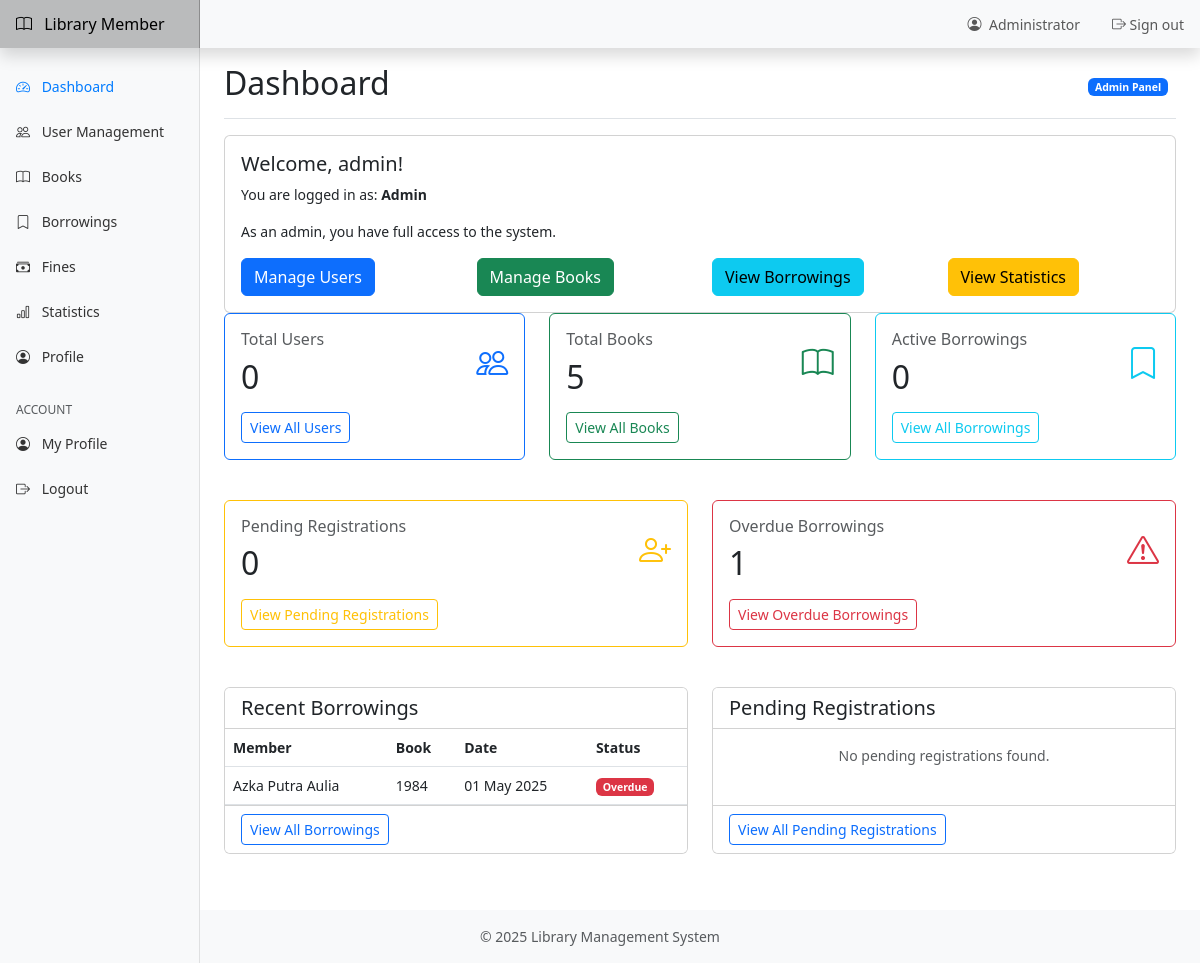
Screenshot of /index.php (signed in) with the database file from the repository.
### tables this page shows
CREATE TABLE `borrowings` (
  `borrowing_id` int(11) NOT NULL,
  `anggota_id` int(11) NOT NULL,
  `book_id` int(11) NOT NULL,
  `borrow_date` date NOT NULL,
  `due_date` date NOT NULL,
  `return_date` date DEFAULT NULL,
  `status` enum('borrowed','returned','overdue','lost') NOT NULL DEFAULT 'borrowed',
  `fine_amount` decimal(10,2) DEFAULT 0.00,
  `notes` text DEFAULT NULL,
  `created_at` timestamp NOT NULL DEFAULT current_timestamp(),
  `updated_at` timestamp NOT NULL DEFAULT current_timestamp() ON UPDATE current_timestamp()
);

CREATE TABLE `anggota` (
  `anggota_id` int(11) NOT NULL,
  `name` varchar(100) NOT NULL,
  `nim` varchar(20) NOT NULL,
  `class` varchar(50) DEFAULT NULL,
  `gender` enum('Male','Female') NOT NULL,
  `date_of_birth` date NOT NULL,
  `place_of_birth` varchar(100) DEFAULT NULL,
  `address` text DEFAULT NULL,
  `phone` varchar(20) DEFAULT NULL,
  `email` varchar(100) DEFAULT NULL,
  `created_at` timestamp NOT NULL DEFAULT current_timestamp(),
  `updated_at` timestamp NOT NULL DEFAULT current_timestamp() ON UPDATE current_timestamp()
);

CREATE TABLE `books` (
  `book_id` int(11) NOT NULL,
  `title` varchar(255) NOT NULL,
  `author` varchar(255) DEFAULT NULL,
  `publisher` varchar(255) DEFAULT NULL,
  `year_published` year(4) DEFAULT NULL,
  `isbn` varchar(20) DEFAULT NULL,
  `category` varchar(100) DEFAULT NULL,
  `description` text DEFAULT NULL,
  `cover` longblob DEFAULT NULL,
  `stock` int(11) NOT NULL DEFAULT 0,
  `available_stock` int(11) NOT NULL DEFAULT 0,
  `location` varchar(100) DEFAULT NULL,
  `created_at` timestamp NOT NULL DEFAULT current_timestamp(),
  `updated_at` timestamp NOT NULL DEFAULT current_timestamp() ON UPDATE current_timestamp()
);

### includes/functions.php (called while the page is built, shortened)
<?php
function formatDate($date) {
    return date('d M Y', strtotime($date));
}
function getDashboardCounts() {
    global $pdo;
    try {
        $counts = [];
        $stmt = $pdo->query("SELECT COUNT(*) as count FROM users WHERE p_role = 'user'");
        $counts['users'] = $stmt->fetch()['count'];
        $stmt = $pdo->query("SELECT COUNT(*) as count FROM books");
        $counts['books'] = $stmt->fetch()['count'];
        $stmt = $pdo->query("SELECT COUNT(*) as count FROM borrowings");
        $counts['borrowings'] = $stmt->fetch()['count'];
        $stmt = $pdo->query("SELECT COUNT(*) as count FROM borrowings WHERE status = 'borrowed'");
        $counts['active_borrowings'] = $stmt->fetch()['count'];
        $stmt = $pdo->query("SELECT COUNT(*) as count FROM borrowings WHERE status = 'overdue'");
        $counts['overdue_borrowings'] = $stmt->fetch()['count'];
        $stmt = $pdo->query("SELECT COUNT(*) as count FROM users WHERE status = 'inactive' AND p_role = 'user'");
        $counts['pending_registrations'] = $stmt->fetch()['count'];
        return $counts;
    } catch (PDOException $e) {
        error_log("Error getting dashboard counts: " . $e->getMessage());
        return [
            'users' => 0,
            'books' => 0,
            'borrowings' => 0,
            'active_borrowings' => 0,
            'overdue_borrowings' => 0,
            'pending_registrations' => 0
        ];
    }
}

### pages/dashboard.php (the view, shortened to what this page needs)
<?php
$p_role = $_SESSION['p_role'] ?? '';
$username = $_SESSION['username'] ?? '';
$counts = getDashboardCounts();
try {
    $stmt = $pdo->prepare("SELECT b.*, a.name as anggota_name, bk.title as book_title
                          FROM borrowings b
                          JOIN anggota a ON b.anggota_id = a.anggota_id
                          JOIN books bk ON b.book_id = bk.book_id
                          ORDER BY b.borrow_date DESC
                          LIMIT 5");
    $stmt->execute();
    $recentBorrowings = $stmt->fetchAll();
} catch (PDOException $e) {
    $error = "Database error: " . $e->getMessage();
}
try {
    $stmt = $pdo->prepare("SELECT u.*, a.name, a.nim
                          FROM users u
                          JOIN anggota a ON u.anggota_id = a.anggota_id
                          WHERE u.status = 'inactive' AND u.p_role = 'user'
                          ORDER BY u.created_at DESC
                          LIMIT 5");
    $stmt->execute();
    $pendingRegistrations = $stmt->fetchAll();
} catch (PDOException $e) {
    $error = "Database error: " . $e->getMessage();
    $pendingRegistrations = [];
}
?>
<div class="d-flex justify-content-between flex-wrap flex-md-nowrap align-items-center pt-3 pb-2 mb-3 border-bottom">
    <h1 class="h2">Dashboard</h1>
    <div class="btn-toolbar mb-2 mb-md-0">
        <div class="btn-group me-2">
            <span class="badge bg-primary"><?php echo ucfirst($p_role); ?> Panel</span>
        </div>
    </div>
</div>
<div class="row">
    <div class="col-md-12">
        <div class="card">
            <div class="card-body">
                <h5 class="card-title">Welcome, <?php echo htmlspecialchars($username); ?>!</h5>
                <p class="card-text">You are logged in as: <strong><?php echo ucfirst($p_role); ?></strong></p>
                <?php if ($p_role === 'admin'): ?>
                    <p>As an admin, you have full access to the system.</p>
                    <div class="row">
                        <div class="col-md-3">
                            <a href="index.php?page=users" class="btn btn-primary">Manage Users</a>
                        </div>
                        <div class="col-md-3">
                            <a href="index.php?page=books" class="btn btn-success">Manage Books</a>
                        </div>
                        <div class="col-md-3">
                            <a href="index.php?page=borrowings" class="btn btn-info">View Borrowings</a>
                        </div>
                        <div class="col-md-3">
                            <a href="index.php?page=statistics" class="btn btn-warning">View Statistics</a>
                        </div>
                    </div>
                <?php endif; ?>
            </div>
        </div>
    </div>
</div>
<?php if ($p_role === 'admin'): ?>
<div class="row mb-4">
    <div class="col-md-4 mb-3">
        <div class="card dashboard-card h-100 border-primary">
            <div class="card-body">
                <div class="d-flex justify-content-between align-items-center">
                    <div>
                        <h6 class="card-title text-muted">Total Users</h6>
                        <h2 class="card-text"><?php echo $counts['users']; ?></h2>
                    </div>
                    <div class="dashboard-icon text-primary">
                        <i class="bi bi-people"></i>
                    </div>
                </div>
                <div class="mt-3">
                    <a href="index.php?page=users" class="btn btn-sm btn-outline-primary">View All Users</a>
                </div>
            </div>
        </div>
    </div>
    <div class="col-md-4 mb-3">
        <div class="card dashboard-card h-100 border-success">
            <div class="card-body">
                <div class="d-flex justify-content-between align-items-center">
                    <div>
                        <h6 class="card-title text-muted">Total Books</h6>
                        <h2 class="card-text"><?php echo $counts['books']; ?></h2>
                    </div>
                    <div class="dashboard-icon text-success">
                        <i class="bi bi-book"></i>
                    </div>
                </div>
                <div class="mt-3">
                    <a href="index.php?page=books" class="btn btn-sm btn-outline-success">View All Books</a>
                </div>
            </div>
        </div>
    </div>
    <div class="col-md-4 mb-3">
        <div class="card dashboard-card h-100 border-info">
            <div class="card-body">
                <div class="d-flex justify-content-between align-items-center">
                    <div>
                        <h6 class="card-title text-muted">Active Borrowings</h6>
                        <h2 class="card-text"><?php echo $counts['active_borrowings']; ?></h2>
                    </div>
                    <div class="dashboard-icon text-info">
                        <i class="bi bi-bookmark"></i>
                    </div>
                </div>
                <div class="mt-3">
                    <a href="index.php?page=borrowings" class="btn btn-sm btn-outline-info">View All Borrowings</a>
                </div>
            </div>
        </div>
    </div>
</div>
<div class="row mb-4">
    <div class="col-md-6 mb-3">
        <div class="card dashboard-card h-100 border-warning">
            <div class="card-body">
                <div class="d-flex justify-content-between align-items-center">
                    <div>
                        <h6 class="card-title text-muted">Pending Registrations</h6>
                        <h2 class="card-text"><?php echo $counts['pending_registrations']; ?></h2>
                    </div>
                    <div class="dashboard-icon text-warning">
                        <i class="bi bi-person-plus"></i>
                    </div>
                </div>
                <div class="mt-3">
                    <a href="index.php?page=users&filter=pending" class="btn btn-sm btn-outline-warning">View Pending Registrations</a>
                </div>
            </div>
        </div>
    </div>
    <div class="col-md-6 mb-3">
        <div class="card dashboard-card h-100 border-danger">
            <div class="card-body">
                <div class="d-flex justify-content-between align-items-center">
                    <div>
                        <h6 class="card-title text-muted">Overdue Borrowings</h6>
                        <h2 class="card-text"><?php echo $counts['overdue_borrowings']; ?></h2>
                    </div>
                    <div class="dashboard-icon text-danger">
                        <i class="bi bi-exclamation-triangle"></i>
                    </div>
                </div>
                <div class="mt-3">
                    <a href="index.php?page=borrowings&filter=overdue" class="btn btn-sm btn-outline-danger">View Overdue Borrowings</a>
                </div>
            </div>
        </div>
    </div>
</div>
<?php endif; ?>
<div class="row">
    <?php if ($p_role === 'admin' || $p_role === 'staff'): ?>
    <div class="col-md-6 mb-4">
        <div class="card h-100">
            <div class="card-header bg-white">
                <h5 class="card-title mb-0">Recent Borrowings</h5>
            </div>
            <div class="card-body p-0">
                <?php if (empty($recentBorrowings)): ?>
                    <div class="p-3 text-center text-muted">No recent borrowings found.</div>
                <?php else: ?>
                    <div class="table-responsive">
                        <table class="table table-hover mb-0">
                            <thead>
                                <tr>
                                    <th>Member</th>
                                    <th>Book</th>
                                    <th>Date</th>
                                    <th>Status</th>
                                </tr>
                            </thead>
                            <tbody>
                                <?php foreach ($recentBorrowings as $borrowing): ?>
                                    <tr>
                                        <td><?php echo htmlspecialchars($borrowing['anggota_name']); ?></td>
                                        <td><?php echo htmlspecialchars($borrowing['book_title']); ?></td>
                                        <td><?php echo formatDate($borrowing['borrow_date']); ?></td>
                                        <td>
                                            <span class="badge bg-<?php
                                                echo $borrowing['status'] == 'borrowed' ? 'info' :
                                                    ($borrowing['status'] == 'returned' ? 'success' : 'danger');
                                            ?>">
                                                <?php echo ucfirst($borrowing['status']); ?>
                                            </span>
                                        </td>
                                    </tr>
                                <?php endforeach; ?>
                            </tbody>
                        </table>
                    </div>
                <?php endif; ?>
            </div>
            <div class="card-footer bg-white">
                <a href="index.php?page=borrowings" class="btn btn-sm btn-outline-primary">View All Borrowings</a>
            </div>
        </div>
    </div>
    <?php endif; ?>
    <?php if ($p_role === 'admin'): ?>
    <div class="col-md-6 mb-4">
        <div class="card h-100">
            <div class="card-header bg-white">
                <h5 class="card-title mb-0">Pending Registrations</h5>
            </div>
            <div class="card-body p-0">
                <?php if (empty($pendingRegistrations)): ?>
                    <div class="p-3 text-center text-muted">No pending registrations found.</div>
                <?php endif; ?>
            </div>
            <div class="card-footer bg-white">
                <a href="index.php?page=users&filter=pending" class="btn btn-sm btn-outline-primary">View All Pending Registrations</a>
            </div>
        </div>
    </div>
    <?php endif; ?>
</div>

### assets/css/style.css (style rules this page uses)
body { font-size: .875rem; min-height: 100vh; display: flex; flex-direction: column; }
.dashboard-card { transition: transform 0.3s; }
.dashboard-icon { font-size: 2rem; }

### rows the page displays
borrowings: anggota.name "Azka Putra Aulia", book.title "1984", borrow_date "01 May 2025", status "Overdue"

### other values shown
$_SESSION['full_name'] "Administrator"
$item['text'] "Dashboard"
$item['text'] "User Management"
$item['text'] "Books"
$item['text'] "Borrowings"
$item['text'] "Fines"
$item['text'] "Statistics"
$item['text'] "Profile"
$p_role "Admin"
$username "admin"
$counts['users'] "0"
$counts['books'] "5"
$counts['active_borrowings'] "0"
$counts['pending_registrations'] "0"
$counts['overdue_borrowings'] "1"
